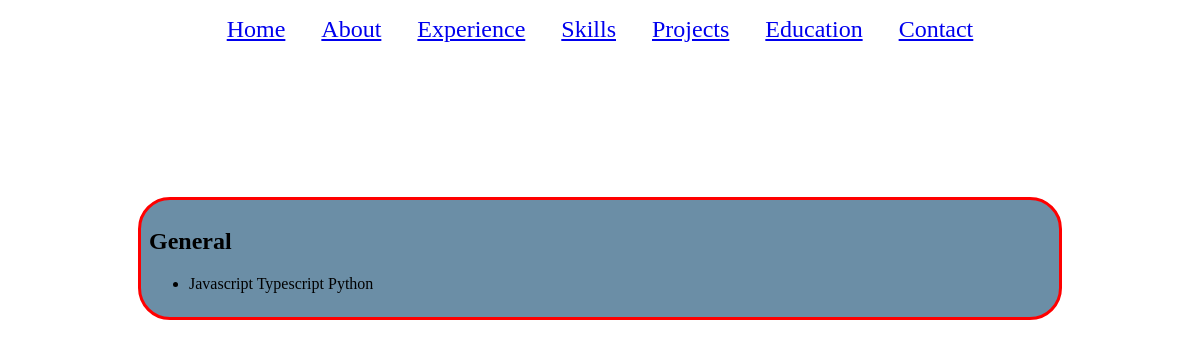
The app's page /skills/, older data.
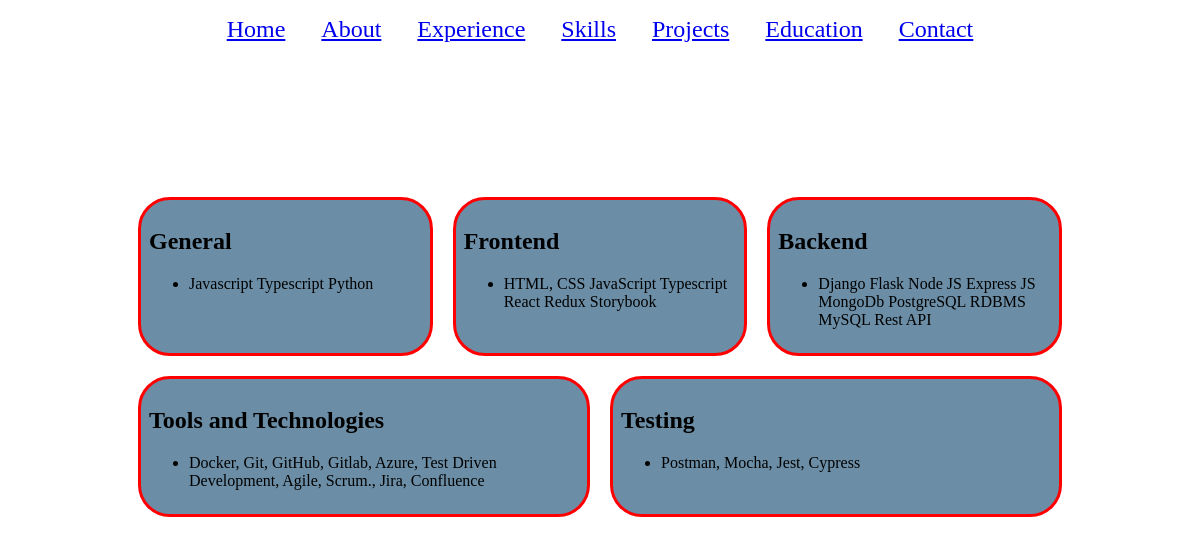
The same page, newer data.
### app_portfolio/models.py (models this page shows, shortened)
class Skills(models.Model):
    title = models.CharField(max_length=50)
    skills = models.TextField(blank=False)

### app_portfolio/views.py (the view)
# urls.py: path('skills/', skills, name='skills'),
def skills(request):
    skills_data = Skills.objects.all()
    context = {
        "skills_data": skills_data
    }
    return render(request, 'app_portfolio/skills.html', context)

### templates/app_portfolio/skills.html
{% extends 'app_portfolio/base.html' %}
{% load static %}
{% block content %}
<div class="skills">
{% for skill in skills_data %}
<div class="skills-details">
  <h2>{{ skill.title }}</h2>
  <ul>
  <li>{{ skill.skills }}</li>
  </ul>
</div>
{% endfor %}
</div>
{% endblock %}

### templates/app_portfolio/base.html (shortened to what this page needs)
{% load static %}
<!DOCTYPE html>
<html lang="en">
  <head>
    <link
      rel="stylesheet"
      href="https://cdnjs.cloudflare.com/ajax/libs/font-awesome/6.4.2/css/all.min.css"
    />
    <link rel="stylesheet" type="text/css" href="{% static 'app_portfolio/style.css' %}" />
  </head>
  <body>
    <header>
      <nav class="navbar">
        <ul class="navbar_ul">
          <li class="navbar_li"><a href="{% url 'portfolio:home' %}"> Home </a></li>
          <li class="navbar_li"><a href="{% url 'portfolio:about' %}">About</a></li>
          <li class="navbar_li"><a href="{% url 'portfolio:experience' %}">Experience</a></li>
          <li class="navbar_li"><a href="{% url 'portfolio:skills' %}">Skills</a></li>
          <li class="navbar_li"><a href="{% url 'portfolio:projects' %}">Projects</a></li>
          <li class="navbar_li"><a href="{% url 'portfolio:education' %}">Education</a></li>
          <li class="navbar_li"><a href="{% url 'portfolio:contacts' %}">Contact</a></li>
        </ul>
      </nav>
    </header>
    {% block content %} {% endblock %}
  </body>
</html>

### static/app_portfolio/style.css (style rules this page uses)
html, body { height: 100vh; margin: 0; padding: 0; background-image: url("background_picture.jpg"); box-sizing: border-box; }
.navbar_ul { width: 100%; margin: 0; padding: 0; list-style: none; text-align: center; text-decoration: none; }
.navbar_li { padding: 1rem 1rem 1rem 1rem; display: inline-block; justify-content: center; align-items: center; vertical-align: middle; font-size: 1.5rem; }
.skills { margin: 8rem; display: flex; flex-wrap: wrap; }
.skills-details { flex: 1; min-width: 200px; padding:0.5rem; margin:10px; background-color: #6b8ea6; border: 3px solid red; border-radius: 2rem; }

Row changes from the older to the newer data that the page shows:
added Skills: title "Frontend", skills "HTML, CSS JavaScript Typescript React Redux Storybook"
added Skills: title "Backend", skills "Django Flask Node JS Express JS MongoDb PostgreSQL RDBMS MySQL Rest API"
added Skills: title "Tools and Technologies", skills "Docker, Git, GitHub, Gitlab, Azure, Test Driven Development, Agile, Scrum., Jira, Confluence"
added Skills: title "Testing", skills "Postman, Mocha, Jest, Cypress"
